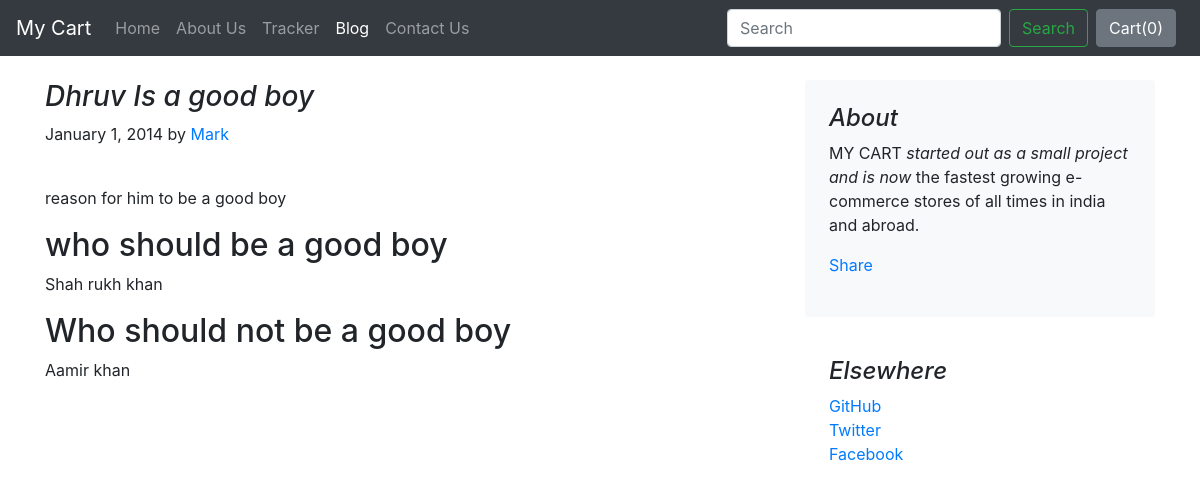
The page /blog/blogpost/1 on the database its author committed.
### blog/models.py (models this page shows)
class Blogpost(models.Model):
    post_id = models.AutoField(primary_key=True)
    title = models.CharField(max_length=50)
    head0 = models.CharField(max_length=500, default="")
    chead0 = models.CharField(max_length=5000, default="")
    head1 = models.CharField(max_length=500, default="")
    chead1 = models.CharField(max_length=5000, default="")
    head2 = models.CharField(max_length=500, default="")
    chead2 = models.CharField(max_length=5000, default="")
    pub_date = models.DateField()
    thumbnail = models.ImageField(upload_to='shop/images', default="")
    def __str__(self):
        return self.title

### blog/views.py (the view)
# urls.py: path("blogpost/<int:id>", views.blogpost, name="blogHome")
def blogpost(request, id):
    post = Blogpost.objects.filter(post_id = id)[0]
    print(post)
    return render(request, 'blog/blogpost.html',
                  {'post':post})

### blog/templates/blog/blogpost.html (shortened to what this page needs)
{% extends 'blog/basic.html' %}
{% block body %}
<div class="container">
    <div class="row mt-4">
        <div class="col-md-8 blog-main">
            <h3 class="font-italic">
                {{post.title}}
            </h3>
            <div class="blog-post">
                <p class="blog-post-meta">January 1, 2014 by <a href="#">Mark</a></p>
                <div class="fb-like" data-href="http://127.0.0.1:8000/blog/blogpost/{{post.post_id}}" data-layout="standard" data-action="like" data-size="large" data-show-faces="false" data-share="true"></div><br>
                <p>{{post.chead0}}</p>
                <h2>{{post.head1}}</h2>
                <p>{{post.chead1}}</p>
                <h2>{{post.head2}}</h2>
                <p>{{post.chead2}}</p>
            </div>
        </div>
        <aside class="col-md-4 blog-sidebar">
            <div class="p-4 mb-3 bg-light rounded">
                <h4 class="font-italic">About</h4>
                <p class="mb-0">MY CART <em>started out as a small project and is now</em> the fastest growing e-commerce stores of all times in india and abroad.</p>
                <div class="my-3 fb-share-button" data-href="http://127.0.0.1:8000/blog/blogpost/{{post.post_id}}" data-layout="button_count" data-size="large"><a target="_blank" href="https://www.facebook.com/sharer/sharer.php?u=http%3A%2F%2F127.0.0.1%3A8000%2Fblog%2Fblogpost%2F4&amp;src=sdkpreparse" class="fb-xfbml-parse-ignore">Share</a></div>
            </div>
            <div class="p-4">
                <h4 class="font-italic">Elsewhere</h4>
                <ol class="list-unstyled">
                    <li><a href="#">GitHub</a></li>
                    <li><a href="#">Twitter</a></li>
                    <li><a href="#">Facebook</a></li>
                </ol>
            </div>
        </aside>
    </div>
</div>
{% endblock %}

### rows shown on the page
Blogpost: title "Dhruv Is a good boy", chead0 "reason for him to be a good boy", head1 "who should be a good boy", chead1 "Shah rukh khan", head2 "Who should not be a good boy", chead2 "Aamir khan"
